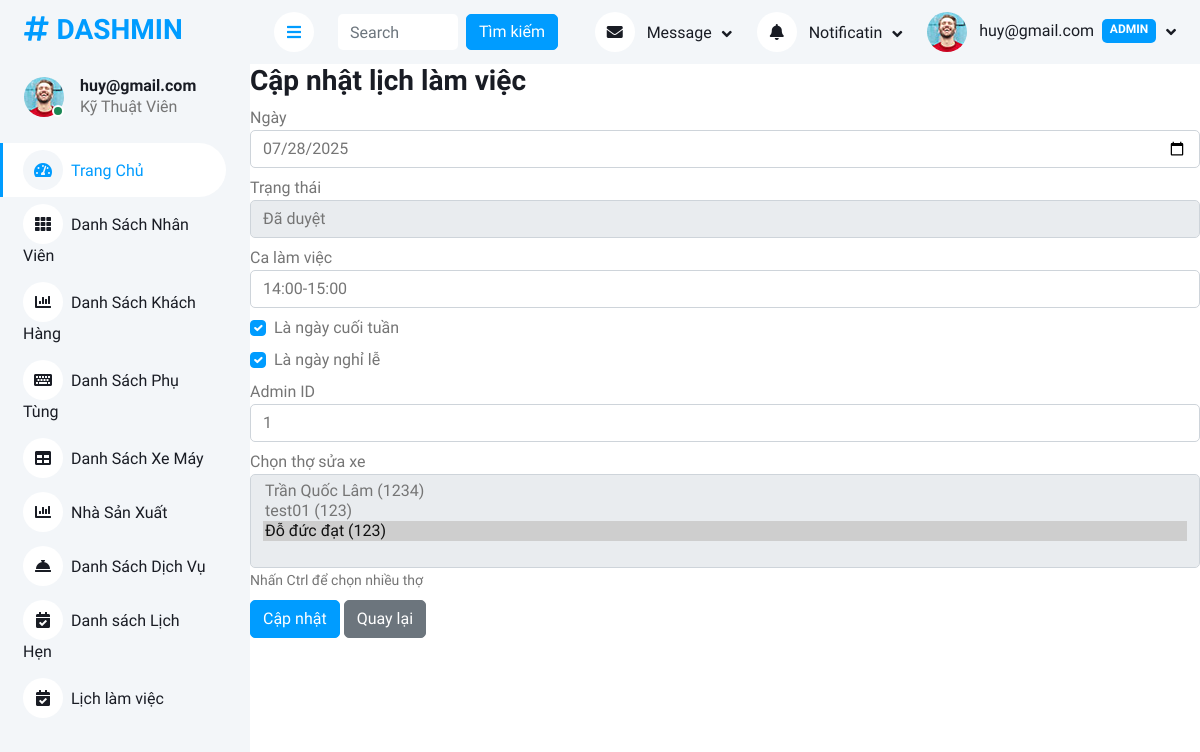
The app's page /Admin/danhsachlichlamviec.php?action=edit&id=15 (signed in) with its own data.
### tables this page shows
CREATE TABLE `lichlamviec` (
  `MaLLV` int(11) NOT NULL,
  `ngay` date DEFAULT NULL,
  `TrangThai` enum('cho duyet','da duyet','huy') DEFAULT NULL,
  `ThoiGianCa` varchar(255) DEFAULT NULL,
  `LaNgayCuoiTuan` tinyint(1) NOT NULL DEFAULT 0,
  `LaNgayNghiLe` tinyint(1) NOT NULL DEFAULT 0,
  `admin_AdminID` int(11) DEFAULT NULL
);

### Admin/controllers/LichLamViecController.php (called while the page is built, shortened)
<?php
require_once __DIR__ . '/../models/LichLamViecModel.php';
require_once __DIR__ . '/../models/NhanVienModel.php';
require_once __DIR__ . '/../models/PhanCongLichLamViecModel.php';
class LichLamViecController {
    private $lichLamViecModel;
    private $nhanVienModel;
    private $phanCongModel;
    public function __construct($db) {
        $this->lichLamViecModel = new LichLamViecModel($db);
        $this->nhanVienModel = new NhanVienModel($db);
        $this->phanCongModel = new PhanCongLichLamViecModel($db);
    }
    public function edit() {
        $id = $_GET['id'] ?? null;
        $lich = $this->lichLamViecModel->getById($id);
        $dsThoSuaXe = $this->nhanVienModel->getAllThoSuaXe();
        $dsPhanCong = $this->phanCongModel->getNhanVienByMaLLV($id);
        $data = $lich;
        $data['thoSuaXe'] = array_column($dsPhanCong, 'MaNV');
        require __DIR__ . '/../views/lichlamviec/edit.php';
    }
}
?>

### Admin/models/LichLamViecModel.php (called while the page is built, shortened)
<?php
class LichLamViecModel {
    private $db;
    public function __construct($db) {
        $this->db = $db;
    }
    public function getById($id) {
        $stmt = $this->db->prepare("SELECT * FROM lichlamviec WHERE MaLLV = ?");
        $stmt->execute([$id]);
        return $stmt->fetch(PDO::FETCH_ASSOC);
    }
}
?>

### Admin/models/PhanCongLichLamViecModel.php (called while the page is built, shortened)
<?php
class PhanCongLichLamViecModel
{
    private $db;
    public function __construct($db) { $this->db = $db; }
    public function getNhanVienByMaLLV($MaLLV) {
        $sql = "SELECT nv.MaNV, nv.TenNV
                FROM phancong_lichlamviec pc
                JOIN nhanvien nv ON pc.MaNV = nv.MaNV
                WHERE pc.MaLLV = ?";
        $stmt = $this->db->prepare($sql);
        $stmt->execute([$MaLLV]);
        return $stmt->fetchAll(PDO::FETCH_ASSOC);
    }
}
?>

### Admin/models/NhanVienModel.php (called while the page is built, shortened)
<?php
class NhanVienModel
{
    private $db;
    public function __construct($db) { $this->db = $db; }
    public function getAllThoSuaXe() {
        $sql = "SELECT * FROM nhanvien WHERE Roles = 'Thợ sửa xe'";
        $stmt = $this->db->prepare($sql);
        $stmt->execute();
        return $stmt->fetchAll(PDO::FETCH_ASSOC);
    }
}
?>

### Admin/views/lichlamviec/edit.php (the view, shortened to what this page needs)
<h3>Cập nhật lịch làm việc</h3>
<form method="post">
    <div class="form-group mb-2">
        <label for="ngay">Ngày</label>
        <input type="date" name="ngay" id="ngay" class="form-control" value="<?= htmlspecialchars($data['ngay'] ?? '') ?>" required>
    </div>
    <div class="form-group mb-2">
        <label for="TrangThai">Trạng thái</label>
        <select name="TrangThai" id="TrangThai" class="form-control" required>
            <option value="da duyet" <?= (isset($data['TrangThai']) && $data['TrangThai'] == 'da duyet') ? 'selected' : '' ?>>Đã duyệt</option>
        </select>
    </div>
    <div class="form-group mb-2">
        <label for="ThoiGianCa">Ca làm việc</label>
        <input type="text" name="ThoiGianCa" id="ThoiGianCa" class="form-control" value="<?= htmlspecialchars($data['ThoiGianCa'] ?? '') ?>" required>
    </div>
    <div class="form-check mb-2">
        <input type="checkbox" name="LaNgayCuoiTuan" id="LaNgayCuoiTuan" class="form-check-input" <?= (!empty($data['LaNgayCuoiTuan'])) ? 'checked' : '' ?>>
        <label class="form-check-label" for="LaNgayCuoiTuan">Là ngày cuối tuần</label>
    </div>
    <div class="form-check mb-2">
        <input type="checkbox" name="LaNgayNghiLe" id="LaNgayNghiLe" class="form-check-input" <?= (!empty($data['LaNgayNghiLe'])) ? 'checked' : '' ?>>
        <label class="form-check-label" for="LaNgayNghiLe">Là ngày nghỉ lễ</label>
    </div>
    <div class="form-group mb-2">
        <label for="admin_AdminID">Admin ID</label>
        <input type="number" name="admin_AdminID" id="admin_AdminID" class="form-control" value="<?= htmlspecialchars($data['admin_AdminID'] ?? '') ?>" required>
    </div>
    <div class="form-group mb-2">
        <label for="thoSuaXe">Chọn thợ sửa xe</label>
        <select name="thoSuaXe[]" id="thoSuaXe" class="form-control" multiple required>
            <?php foreach ($dsThoSuaXe as $tho): ?>
                <option value="<?= $tho['MaNV'] ?>"
                    <?= !empty($data['thoSuaXe']) && in_array($tho['MaNV'], $data['thoSuaXe']) ? 'selected' : '' ?>>
                    <?= htmlspecialchars($tho['TenNV']) ?> (<?= htmlspecialchars($tho['SDT']) ?>)
                </option>
            <?php endforeach; ?>
        </select>
        <small>Nhấn Ctrl để chọn nhiều thợ</small>
    </div>
    <button type="submit" class="btn btn-primary">Cập nhật</button>
    <a href="?controller=lichlamviec" class="btn btn-secondary">Quay lại</a>
</form>

### Admin/css/style.css (style rules this page uses)
:root { --primary: #009CFF; --light: #F3F6F9; --dark: #191C24; }
.btn { transition: .5s; }
.btn.btn-primary { color: #FFFFFF; }

### records on screen
lichlamviec: ngay "07/28/2025", TrangThai "Đã duyệt", ThoiGianCa "14:00-15:00", LaNgayCuoiTuan "☑", LaNgayNghiLe "☑", admin_AdminID "1"

### other values on screen
$displayName "huy@gmail.com"
$roleLabel "Kỹ Thuật Viên"
form field value "Trần Quốc Lâm (1234) / test01 (123) / Đỗ đức đạt (123) ☑"
